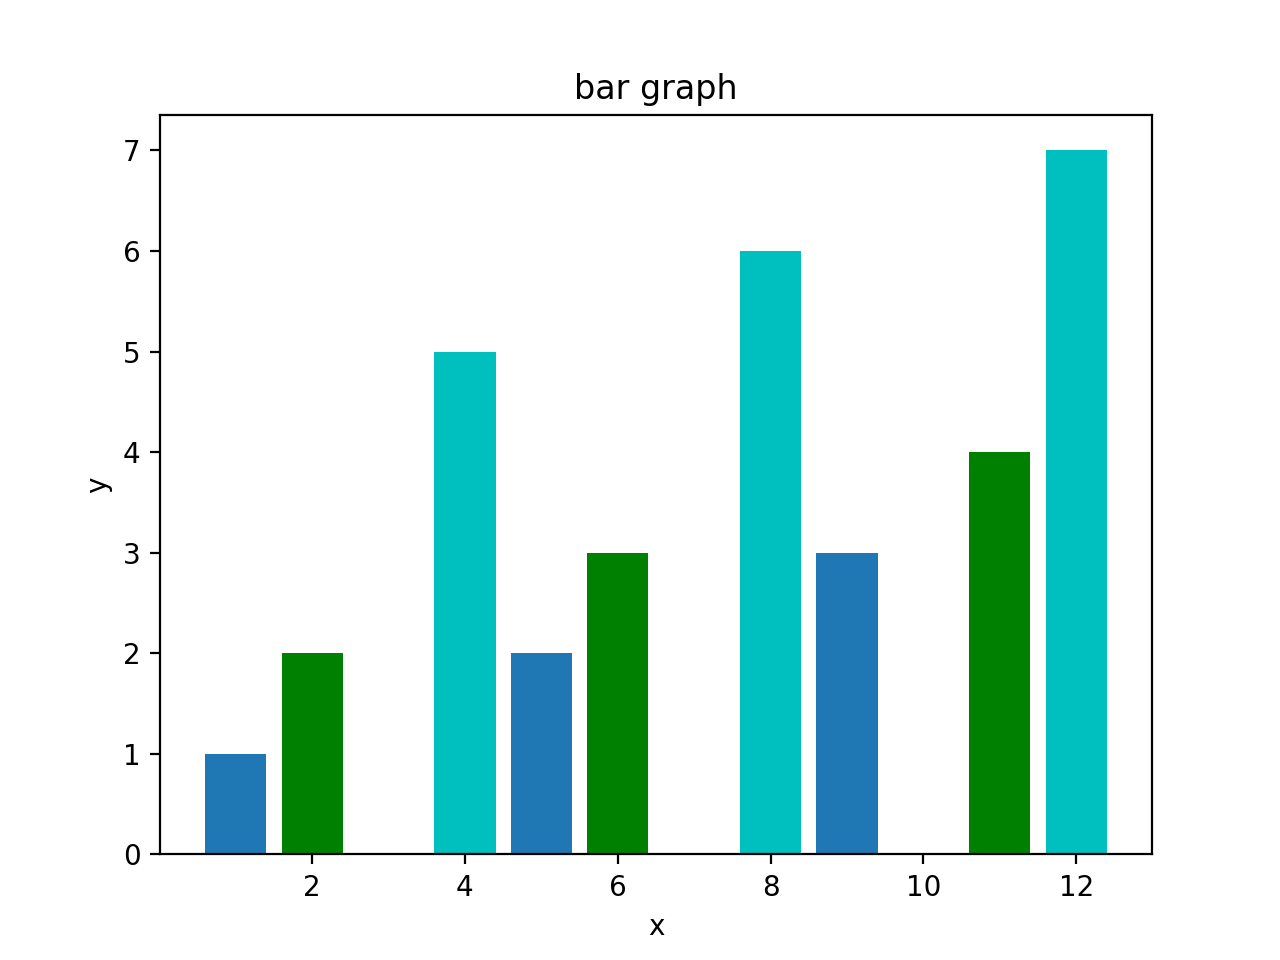

Reproduce this figure in Python.
import numpy as np 
import matplotlib.pyplot as plt 

x1 = [1,5,9]
x2 = [2,6,11]
x3 = [4,8,12]
 

y1 = [1,2,3]#x1 * 3
y2 = [2,3,4]#x2 * 2
y3 = [5,6,7]#x3 * 1

plt.bar(x1,y1)
plt.bar(x2,y2,color='g')
plt.bar(x3,y3,color='c')

plt.title('bar graph')
plt.xlabel('x')
plt.ylabel('y')
# plt.plot()
plt.show()
